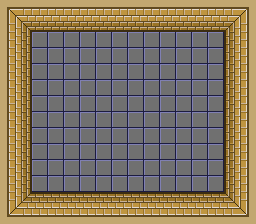

Tiled map render using the project's own tile images. Description and the map definition, with tile-layer contents summarised, below:
An orthogonal 16x14 tile map with 16x16 px tiles, 1 tile layer (Tiles).

<map version="1.9" tiledversion="1.9.2" class="normal" orientation="orthogonal" renderorder="right-down" width="16" height="14" tilewidth="16" tileheight="16" infinite="0" nextlayerid="4" nextobjectid="12">
 <tileset firstgid="1" source="../metatiles/dungeon.tsx" />
 <layer id="1" name="Tiles" class="normal" width="16" height="14">
  <data>[224 cells, 224 non-empty, 25 distinct tile ids]</data>
 </layer>
 <objectgroup id="2" name="Enemies" />
</map>
